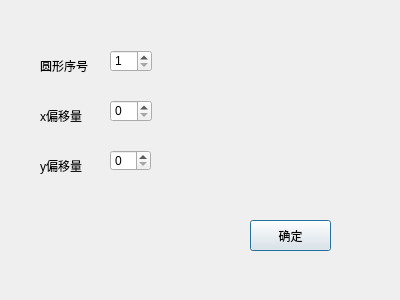
<?xml version="1.0" encoding="UTF-8"?>
<ui version="4.0">
 <class>trancircleDialog</class>
 <widget class="QDialog" name="trancircleDialog">
  <property name="geometry">
   <rect>
    <x>0</x>
    <y>0</y>
    <width>400</width>
    <height>300</height>
   </rect>
  </property>
  <property name="windowTitle">
   <string>Dialog</string>
  </property>
  <widget class="QLabel" name="label">
   <property name="geometry">
    <rect>
     <x>40</x>
     <y>50</y>
     <width>51</width>
     <height>31</height>
    </rect>
   </property>
   <property name="text">
    <string>圆形序号</string>
   </property>
  </widget>
  <widget class="QLabel" name="label_2">
   <property name="geometry">
    <rect>
     <x>40</x>
     <y>150</y>
     <width>51</width>
     <height>31</height>
    </rect>
   </property>
   <property name="text">
    <string>y偏移量</string>
   </property>
  </widget>
  <widget class="QLabel" name="label_3">
   <property name="geometry">
    <rect>
     <x>40</x>
     <y>100</y>
     <width>51</width>
     <height>31</height>
    </rect>
   </property>
   <property name="text">
    <string>x偏移量</string>
   </property>
  </widget>
  <widget class="QSpinBox" name="spinBox">
   <property name="geometry">
    <rect>
     <x>110</x>
     <y>50</y>
     <width>42</width>
     <height>22</height>
    </rect>
   </property>
   <property name="minimum">
    <number>1</number>
   </property>
  </widget>
  <widget class="QSpinBox" name="spinBox_2">
   <property name="geometry">
    <rect>
     <x>110</x>
     <y>100</y>
     <width>42</width>
     <height>22</height>
    </rect>
   </property>
   <property name="maximum">
    <number>800</number>
   </property>
  </widget>
  <widget class="QSpinBox" name="spinBox_3">
   <property name="geometry">
    <rect>
     <x>110</x>
     <y>150</y>
     <width>41</width>
     <height>21</height>
    </rect>
   </property>
   <property name="maximum">
    <number>500</number>
   </property>
  </widget>
  <widget class="QPushButton" name="pushButton">
   <property name="geometry">
    <rect>
     <x>250</x>
     <y>220</y>
     <width>81</width>
     <height>31</height>
    </rect>
   </property>
   <property name="text">
    <string>确定</string>
   </property>
  </widget>
 </widget>
 <resources/>
 <connections/>
</ui>
